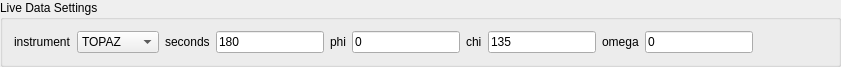
  <widget class="QGroupBox" name="groupBox">
   <property name="geometry">
    <rect>
     <x>9</x>
     <y>9</y>
     <width>841</width>
     <height>56</height>
    </rect>
   </property>
   <property name="title">
    <string>Live Data Settings</string>
   </property>
   <layout class="QHBoxLayout" name="horizontalLayout">
    <item>
     <widget class="QLabel" name="label_5">
      <property name="text">
       <string>instrument</string>
      </property>
      <property name="alignment">
       <set>Qt::AlignLeading|Qt::AlignLeft|Qt::AlignVCenter</set>
      </property>
     </widget>
    </item>
    <item>
     <widget class="QComboBox" name="instrument_cmbx">
      <item>
       <property name="text">
        <string>TOPAZ</string>
       </property>
      </item>
      <item>
       <property name="text">
        <string>MANDI</string>
       </property>
      </item>
      <item>
       <property name="text">
        <string>CORELLI</string>
       </property>
      </item>
     </widget>
    </item>
    <item>
     <widget class="QLabel" name="label">
      <property name="text">
       <string>seconds</string>
      </property>
      <property name="alignment">
       <set>Qt::AlignLeading|Qt::AlignLeft|Qt::AlignVCenter</set>
      </property>
     </widget>
    </item>
    <item>
     <widget class="QLineEdit" name="seconds_ledt">
      <property name="enabled">
       <bool>true</bool>
      </property>
      <property name="sizePolicy">
       <sizepolicy hsizetype="Fixed" vsizetype="Fixed">
        <horstretch>0</horstretch>
        <verstretch>0</verstretch>
       </sizepolicy>
      </property>
      <property name="minimumSize">
       <size>
        <width>0</width>
        <height>0</height>
       </size>
      </property>
      <property name="maximumSize">
       <size>
        <width>16777215</width>
        <height>16777215</height>
       </size>
      </property>
      <property name="sizeIncrement">
       <size>
        <width>0</width>
        <height>0</height>
       </size>
      </property>
      <property name="baseSize">
       <size>
        <width>0</width>
        <height>0</height>
       </size>
      </property>
      <property name="palette">
       <palette>
        <active/>
        <inactive/>
        <disabled/>
       </palette>
      </property>
      <property name="font">
       <font/>
      </property>
      <property name="cursor">
       <cursorShape>IBeamCursor</cursorShape>
      </property>
      <property name="mouseTracking">
       <bool>true</bool>
      </property>
      <property name="focusPolicy">
       <enum>Qt::StrongFocus</enum>
      </property>
      <property name="contextMenuPolicy">
       <enum>Qt::DefaultContextMenu</enum>
      </property>
      <property name="updatesEnabled">
       <bool>true</bool>
      </property>
      <property name="visible">
       <bool>true</bool>
      </property>
      <property name="acceptDrops">
       <bool>true</bool>
      </property>
      <property name="windowTitle">
       <string/>
      </property>
      <property name="windowIconText">
       <string/>
      </property>
      <property name="windowOpacity">
       <double>1.000000000000000</double>
      </property>
      <property name="windowModified">
       <bool>false</bool>
      </property>
      <property name="toolTip">
       <string>Goniometer omega angle if logs not available (degrees)</string>
      </property>
      <property name="statusTip">
       <string/>
      </property>
      <property name="whatsThis">
       <string/>
      </property>
      <property name="accessibleName">
       <string/>
      </property>
      <property name="accessibleDescription">
       <string/>
      </property>
      <property name="layoutDirection">
       <enum>Qt::LeftToRight</enum>
      </property>
      <property name="autoFillBackground">
       <bool>false</bool>
      </property>
      <property name="styleSheet">
       <string notr="true"/>
      </property>
      <property name="locale">
       <locale language="English" country="UnitedStates"/>
      </property>
      <property name="windowFilePath">
       <string/>
      </property>
      <property name="inputMethodHints">
       <set>Qt::ImhNone</set>
      </property>
      <property name="inputMask">
       <string/>
      </property>
      <property name="text">
       <string>180</string>
      </property>
      <property name="maxLength">
       <number>32767</number>
      </property>
      <property name="frame">
       <bool>true</bool>
      </property>
      <property name="echoMode">
       <enum>QLineEdit::Normal</enum>
      </property>
      <property name="cursorPosition">
       <number>2</number>
      </property>
      <property name="modified">
       <bool>false</bool>
      </property>
      <property name="dragEnabled">
       <bool>false</bool>
      </property>
      <property name="readOnly">
       <bool>false</bool>
      </property>
      <property name="placeholderText">
       <string/>
      </property>
      <property name="cursorMoveStyle">
       <enum>Qt::LogicalMoveStyle</enum>
      </property>
     </widget>
    </item>
    <item>
     <widget class="QLabel" name="label_3">
      <property name="text">
       <string>phi</string>
      </property>
      <property name="alignment">
       <set>Qt::AlignLeading|Qt::AlignLeft|Qt::AlignVCenter</set>
      </property>
     </widget>
    </item>
    <item>
     <widget class="QLineEdit" name="phi_ledt">
      <property name="enabled">
       <bool>true</bool>
      </property>
      <property name="sizePolicy">
       <sizepolicy hsizetype="Fixed" vsizetype="Fixed">
        <horstretch>0</horstretch>
        <verstretch>0</verstretch>
       </sizepolicy>
      </property>
      <property name="minimumSize">
       <size>
        <width>0</width>
        <height>0</height>
       </size>
      </property>
      <property name="maximumSize">
       <size>
        <width>16777215</width>
        <height>16777215</height>
       </size>
      </property>
      <property name="sizeIncrement">
       <size>
        <width>0</width>
        <height>0</height>
       </size>
      </property>
      <property name="baseSize">
       <size>
        <width>0</width>
        <height>0</height>
       </size>
      </property>
      <property name="palette">
       <palette>
        <active/>
        <inactive/>
        <disabled/>
       </palette>
      </property>
      <property name="font">
       <font/>
      </property>
      <property name="cursor">
       <cursorShape>IBeamCursor</cursorShape>
      </property>
      <property name="mouseTracking">
       <bool>true</bool>
      </property>
      <property name="focusPolicy">
       <enum>Qt::StrongFocus</enum>
      </property>
      <property name="contextMenuPolicy">
       <enum>Qt::DefaultContextMenu</enum>
      </property>
      <property name="updatesEnabled">
       <bool>true</bool>
      </property>
      <property name="visible">
       <bool>true</bool>
      </property>
      <property name="acceptDrops">
       <bool>true</bool>
      </property>
      <property name="windowTitle">
       <string/>
      </property>
      <property name="windowIconText">
       <string/>
      </property>
      <property name="windowOpacity">
       <double>1.000000000000000</double>
      </property>
      <property name="windowModified">
       <bool>false</bool>
      </property>
      <property name="toolTip">
       <string>Goniometer phi angle if logs not available (degrees)</string>
      </property>
      <property name="statusTip">
       <string/>
      </property>
      <property name="whatsThis">
       <string/>
      </property>
      <property name="accessibleName">
       <string/>
      </property>
      <property name="accessibleDescription">
       <string/>
      </property>
      <property name="layoutDirection">
       <enum>Qt::LeftToRight</enum>
      </property>
      <property name="autoFillBackground">
       <bool>false</bool>
      </property>
      <property name="styleSheet">
       <string notr="true"/>
      </property>
      <property name="locale">
       <locale language="English" country="UnitedStates"/>
      </property>
      <property name="windowFilePath">
       <string/>
      </property>
      <property name="inputMethodHints">
       <set>Qt::ImhNone</set>
      </property>
      <property name="inputMask">
       <string/>
      </property>
      <property name="text">
       <string>0</string>
      </property>
      <property name="maxLength">
       <number>32767</number>
      </property>
      <property name="frame">
       <bool>true</bool>
      </property>
      <property name="echoMode">
       <enum>QLineEdit::Normal</enum>
      </property>
      <property name="cursorPosition">
       <number>1</number>
      </property>
      <property name="modified">
       <bool>false</bool>
      </property>
      <property name="dragEnabled">
       <bool>false</bool>
      </property>
      <property name="readOnly">
       <bool>false</bool>
      </property>
      <property name="placeholderText">
       <string/>
      </property>
      <property name="cursorMoveStyle">
       <enum>Qt::LogicalMoveStyle</enum>
      </property>
     </widget>
    </item>
    <item>
     <widget class="QLabel" name="label_2">
      <property name="text">
       <string>chi</string>
      </property>
      <property name="alignment">
       <set>Qt::AlignLeading|Qt::AlignLeft|Qt::AlignVCenter</set>
      </property>
     </widget>
    </item>
    <item>
     <widget class="QLineEdit" name="chi_ledt">
      <property name="enabled">
       <bool>true</bool>
      </property>
      <property name="sizePolicy">
       <sizepolicy hsizetype="Fixed" vsizetype="Fixed">
        <horstretch>0</horstretch>
        <verstretch>0</verstretch>
       </sizepolicy>
      </property>
      <property name="minimumSize">
       <size>
        <width>0</width>
        <height>0</height>
       </size>
      </property>
      <property name="maximumSize">
       <size>
        <width>16777215</width>
        <height>16777215</height>
       </size>
      </property>
      <property name="sizeIncrement">
       <size>
        <width>0</width>
        <height>0</height>
       </size>
      </property>
      <property name="baseSize">
       <size>
        <width>0</width>
        <height>0</height>
       </size>
      </property>
      <property name="palette">
       <palette>
        <active/>
        <inactive/>
        <disabled/>
       </palette>
      </property>
      <property name="font">
       <font/>
      </property>
      <property name="cursor">
       <cursorShape>IBeamCursor</cursorShape>
      </property>
      <property name="mouseTracking">
       <bool>true</bool>
      </property>
      <property name="focusPolicy">
       <enum>Qt::StrongFocus</enum>
      </property>
      <property name="contextMenuPolicy">
       <enum>Qt::DefaultContextMenu</enum>
      </property>
      <property name="updatesEnabled">
       <bool>true</bool>
      </property>
      <property name="visible">
       <bool>true</bool>
      </property>
      <property name="acceptDrops">
       <bool>true</bool>
      </property>
      <property name="windowTitle">
       <string/>
      </property>
      <property name="windowIconText">
       <string/>
      </property>
      <property name="windowOpacity">
       <double>1.000000000000000</double>
      </property>
      <property name="windowModified">
       <bool>false</bool>
      </property>
      <property name="toolTip">
       <string>Goniometer chi angle if logs not available (degrees)</string>
      </property>
      <property name="statusTip">
       <string/>
      </property>
      <property name="whatsThis">
       <string/>
      </property>
      <property name="accessibleName">
       <string/>
      </property>
      <property name="accessibleDescription">
       <string/>
      </property>
      <property name="layoutDirection">
       <enum>Qt::LeftToRight</enum>
      </property>
      <property name="autoFillBackground">
       <bool>false</bool>
      </property>
      <property name="styleSheet">
       <string notr="true"/>
      </property>
      <property name="locale">
       <locale language="English" country="UnitedStates"/>
      </property>
      <property name="windowFilePath">
       <string/>
      </property>
      <property name="inputMethodHints">
       <set>Qt::ImhNone</set>
      </property>
      <property name="inputMask">
       <string/>
      </property>
      <property name="text">
       <string>135</string>
      </property>
      <property name="maxLength">
       <number>32767</number>
      </property>
      <property name="frame">
       <bool>true</bool>
      </property>
      <property name="echoMode">
       <enum>QLineEdit::Normal</enum>
      </property>
      <property name="cursorPosition">
       <number>3</number>
      </property>
      <property name="modified">
       <bool>false</bool>
      </property>
      <property name="dragEnabled">
       <bool>false</bool>
      </property>
      <property name="readOnly">
       <bool>false</bool>
      </property>
      <property name="placeholderText">
       <string/>
      </property>
      <property name="cursorMoveStyle">
       <enum>Qt::LogicalMoveStyle</enum>
      </property>
     </widget>
    </item>
    <item>
     <widget class="QLabel" name="label_4">
      <property name="text">
       <string>omega</string>
      </property>
      <property name="alignment">
       <set>Qt::AlignLeading|Qt::AlignLeft|Qt::AlignVCenter</set>
      </property>
     </widget>
    </item>
    <item>
     <widget class="QLineEdit" name="omega_ledt">
      <property name="enabled">
       <bool>true</bool>
      </property>
      <property name="sizePolicy">
       <sizepolicy hsizetype="Fixed" vsizetype="Fixed">
        <horstretch>0</horstretch>
        <verstretch>0</verstretch>
       </sizepolicy>
      </property>
      <property name="minimumSize">
       <size>
        <width>0</width>
        <height>0</height>
       </size>
      </property>
      <property name="maximumSize">
       <size>
        <width>16777215</width>
        <height>16777215</height>
       </size>
      </property>
      <property name="sizeIncrement">
       <size>
        <width>0</width>
        <height>0</height>
       </size>
      </property>
      <property name="baseSize">
       <size>
        <width>0</width>
        <height>0</height>
       </size>
      </property>
      <property name="palette">
       <palette>
        <active/>
        <inactive/>
        <disabled/>
       </palette>
      </property>
      <property name="font">
       <font/>
      </property>
      <property name="cursor">
       <cursorShape>IBeamCursor</cursorShape>
      </property>
      <property name="mouseTracking">
       <bool>true</bool>
      </property>
      <property name="focusPolicy">
       <enum>Qt::StrongFocus</enum>
      </property>
      <property name="contextMenuPolicy">
       <enum>Qt::DefaultContextMenu</enum>
      </property>
      <property name="updatesEnabled">
       <bool>true</bool>
      </property>
      <property name="visible">
       <bool>true</bool>
      </property>
      <property name="acceptDrops">
       <bool>true</bool>
      </property>
      <property name="windowTitle">
       <string/>
      </property>
      <property name="windowIconText">
       <string/>
      </property>
      <property name="windowOpacity">
       <double>1.000000000000000</double>
      </property>
      <property name="windowModified">
       <bool>false</bool>
      </property>
      <property name="toolTip">
       <string>Goniometer phi angle if logs not available (degrees)</string>
      </property>
      <property name="statusTip">
       <string/>
      </property>
      <property name="whatsThis">
       <string/>
      </property>
      <property name="accessibleName">
       <string/>
      </property>
      <property name="accessibleDescription">
       <string/>
      </property>
      <property name="layoutDirection">
       <enum>Qt::LeftToRight</enum>
      </property>
      <property name="autoFillBackground">
       <bool>false</bool>
      </property>
      <property name="styleSheet">
       <string notr="true"/>
      </property>
      <property name="locale">
       <locale language="English" country="UnitedStates"/>
      </property>
      <property name="windowFilePath">
       <string/>
      </property>
      <property name="inputMethodHints">
       <set>Qt::ImhNone</set>
      </property>
      <property name="inputMask">
       <string/>
      </property>
      <property name="text">
       <string>0</string>
      </property>
      <property name="maxLength">
       <number>32767</number>
      </property>
      <property name="frame">
       <bool>true</bool>
      </property>
      <property name="echoMode">
       <enum>QLineEdit::Normal</enum>
      </property>
      <property name="cursorPosition">
       <number>1</number>
      </property>
      <property name="modified">
       <bool>false</bool>
      </property>
      <property name="dragEnabled">
       <bool>false</bool>
      </property>
      <property name="readOnly">
       <bool>false</bool>
      </property>
      <property name="placeholderText">
       <string/>
      </property>
      <property name="cursorMoveStyle">
       <enum>Qt::LogicalMoveStyle</enum>
      </property>
     </widget>
    </item>
    <item>
     <spacer name="horizontalSpacer_5">
      <property name="orientation">
       <enum>Qt::Horizontal</enum>
      </property>
      <property name="sizeHint" stdset="0">
       <size>
        <width>40</width>
        <height>20</height>
       </size>
      </property>
     </spacer>
    </item>
   </layout>
  </widget>
